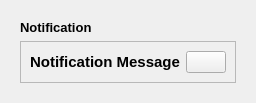
        <widget class="QWidget" name="PopupNotificationContainer" native="true">
         <layout class="QVBoxLayout" name="verticalLayout_19">
          <item>
           <widget class="QWidget" name="PopupNotificationSubContainer" native="true">
            <layout class="QVBoxLayout" name="verticalLayout_20">
             <item>
              <widget class="QLabel" name="label_14">
               <property name="font">
                <font>
                 <pointsize>10</pointsize>
                 <weight>75</weight>
                 <bold>true</bold>
                </font>
               </property>
               <property name="text">
                <string>Notification</string>
               </property>
              </widget>
             </item>
             <item>
              <widget class="QFrame" name="frame_9">
               <property name="frameShape">
                <enum>QFrame::StyledPanel</enum>
               </property>
               <property name="frameShadow">
                <enum>QFrame::Raised</enum>
               </property>
               <layout class="QHBoxLayout" name="horizontalLayout_10">
                <item>
                 <widget class="QLabel" name="label_13">
                  <property name="sizePolicy">
                   <sizepolicy hsizetype="Expanding" vsizetype="Preferred">
                    <horstretch>0</horstretch>
                    <verstretch>0</verstretch>
                   </sizepolicy>
                  </property>
                  <property name="font">
                   <font>
                    <pointsize>11</pointsize>
                    <weight>75</weight>
                    <bold>true</bold>
                   </font>
                  </property>
                  <property name="text">
                   <string>Notification Message</string>
                  </property>
                  <property name="alignment">
                   <set>Qt::AlignCenter</set>
                  </property>
                 </widget>
                </item>
                <item alignment="Qt::AlignRight">
                 <widget class="QPushButton" name="CloseNotifBtn">
                  <property name="toolTip">
                   <string>Close Notification</string>
                  </property>
                  <property name="text">
                   <string/>
                  </property>
                  <property name="icon">
                   <iconset resource="rsc.qrc">
                    <normaloff>:/rsc/img/x-octagon.svg</normaloff>:/rsc/img/x-octagon.svg</iconset>
                  </property>
                  <property name="iconSize">
                   <size>
                    <width>24</width>
                    <height>24</height>
                   </size>
                  </property>
                 </widget>
                </item>
               </layout>
              </widget>
             </item>
            </layout>
           </widget>
          </item>
         </layout>
        </widget>
